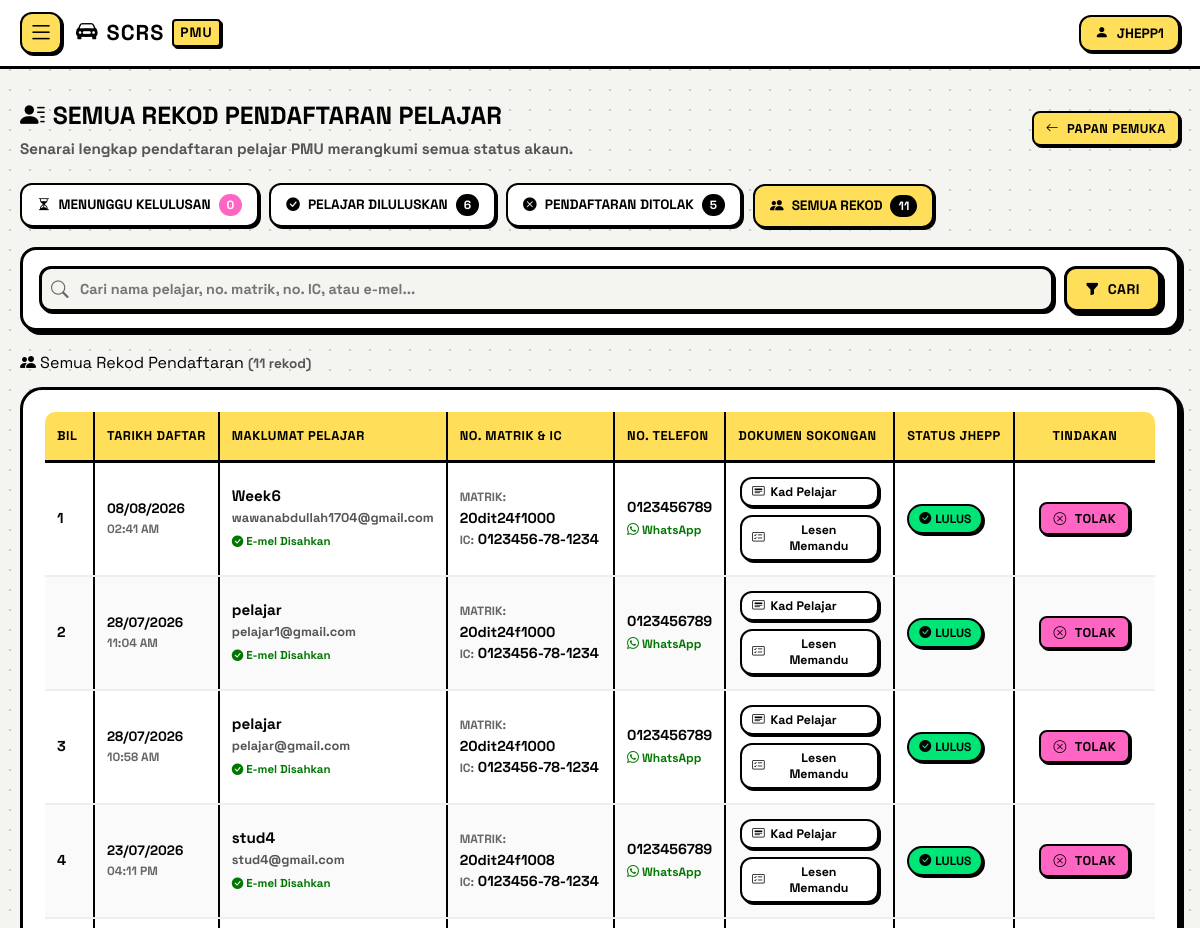
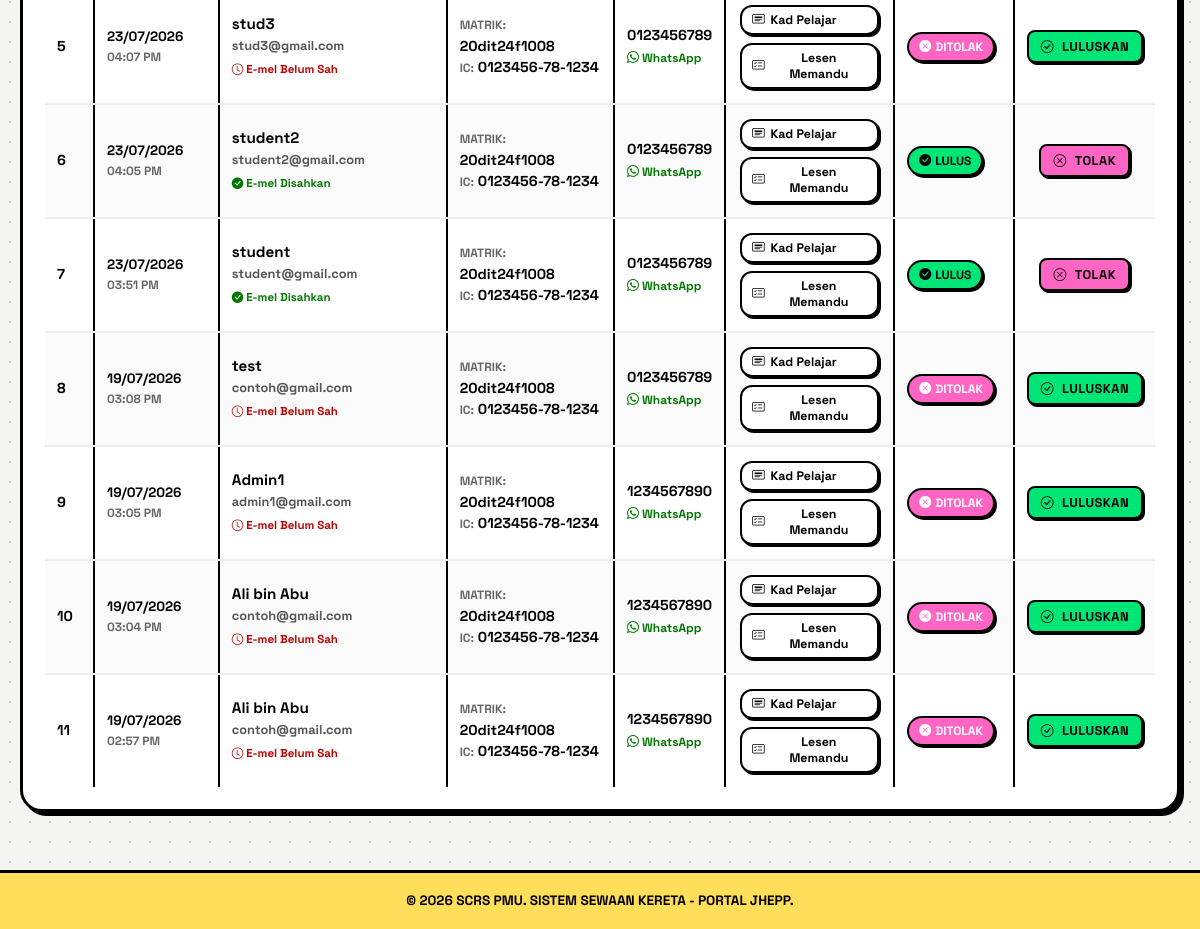
The page /senarai_pendaftaran.php (signed in) on the database its author committed (2 pictures, top to bottom).
### tables this page shows
CREATE TABLE `students` (
  `id` int(11) NOT NULL AUTO_INCREMENT,
  `username` varchar(50) NOT NULL,
  `email` varchar(100) NOT NULL,
  `full_name` varchar(150) NOT NULL,
  `phone_no` varchar(20) NOT NULL,
  `no_ic` varchar(15) NOT NULL,
  `no_pendaftaran` varchar(20) NOT NULL,
  `password` varchar(255) NOT NULL,
  `student_id_file` varchar(255) NOT NULL,
  `driving_license_file` varchar(255) NOT NULL,
  `created_at` timestamp NOT NULL DEFAULT current_timestamp(),
  `status` enum('pending','approved','rejected') DEFAULT 'pending',
  `email_verified` tinyint(1) DEFAULT 0,
  `verification_token` varchar(255) DEFAULT NULL,
  `profile_picture` varchar(255) DEFAULT NULL,
  PRIMARY KEY (`id`)
);

### senarai_pendaftaran.php (the view, shortened to what this page needs)
<?php
require 'db.php';
$jhepp_username = $_SESSION['username'] ?? 'JHEPP';
$search = trim($_GET['search'] ?? '');
$count_pending = $conn->query("SELECT COUNT(*) AS total FROM students WHERE status = 'pending' AND email_verified = 1")->fetch_assoc()['total'] ?? 0;
$count_approved = $conn->query("SELECT COUNT(*) AS total FROM students WHERE status = 'approved'")->fetch_assoc()['total'] ?? 0;
$count_rejected = $conn->query("SELECT COUNT(*) AS total FROM students WHERE status = 'rejected'")->fetch_assoc()['total'] ?? 0;
$count_all = $conn->query("SELECT COUNT(*) AS total FROM students")->fetch_assoc()['total'] ?? 0;
$params = [];
$types = "";
$sql_all = "SELECT * FROM students";
$sql_all .= " ORDER BY created_at DESC, id DESC";
if (!empty($params)) {
    $stmt_all = $conn->prepare($sql_all);
    $stmt_all->bind_param($types, ...$params);
    $stmt_all->execute();
    $result_students = $stmt_all->get_result();
} else {
    $result_students = $conn->query($sql_all);
}
?>
<!DOCTYPE html>
<html lang="ms">
<head>
    <link rel="stylesheet" href="https://cdn.jsdelivr.net/npm/bootstrap-icons@1.10.5/font/bootstrap-icons.css">
    <link rel="stylesheet" href="neo-style.css">
</head>
<body>
    <header class="neo-navbar">
        <div class="neo-nav-left">
            <button class="menu-toggle-btn" id="open-sidebar" aria-label="Buka Menu"><i class="bi bi-list"></i></button>
            <a href="jhepp_dashboard.php" class="neo-brand"><i class="bi bi-car-front-fill me-1"></i>SCRS <span>PMU</span></a>
        </div>
        <div class="nav-right-actions">
            <div class="profile-container">
                <button class="profile-btn" id="profile-toggle">
                    <i class="bi bi-person-fill fs-5"></i>
                    <span><?php echo htmlspecialchars($jhepp_username); ?></span>
                </button>
            </div>
        </div>
    </header>
    <main class="main-content">
        <div class="page-header-area">
            <div>
                <h1 class="page-title"><i class="bi bi-person-lines-fill text-primary"></i> Semua Rekod Pendaftaran Pelajar</h1>
                <p class="page-subtitle">Senarai lengkap pendaftaran pelajar PMU merangkumi semua status akaun.</p>
            </div>
            <a href="jhepp_dashboard.php" class="neo-btn btn-sm btn-yellow">
                <i class="bi bi-arrow-left"></i> Papan Pemuka
            </a>
        </div>
        <div class="tabs-nav">
            <a href="jhepp_pending.php" class="tab-btn">
                <i class="bi bi-hourglass-split"></i> Menunggu Kelulusan
                <span class="tab-badge" style="background: var(--pink);"><?php echo $count_pending; ?></span>
            </a>
            <a href="jhepp_approved.php" class="tab-btn">
                <i class="bi bi-check-circle-fill"></i> Pelajar Diluluskan
                <span class="tab-badge"><?php echo $count_approved; ?></span>
            </a>
            <a href="jhepp_rejected.php" class="tab-btn">
                <i class="bi bi-x-circle-fill"></i> Pendaftaran Ditolak
                <span class="tab-badge"><?php echo $count_rejected; ?></span>
            </a>
            <a href="senarai_pendaftaran.php" class="tab-btn active">
                <i class="bi bi-people-fill"></i> Semua Rekod
                <span class="tab-badge"><?php echo $count_all; ?></span>
            </a>
        </div>
        <div class="filter-card">
            <form action="senarai_pendaftaran.php" method="GET" class="search-form">
                <div class="search-input-wrapper">
                    <i class="bi bi-search search-icon"></i>
                    <input type="text" name="search" placeholder="Cari nama pelajar, no. matrik, no. IC, atau e-mel..." value="<?php echo htmlspecialchars($search); ?>">
                </div>
                <button type="submit" class="neo-btn btn-yellow" style="padding: 10px 18px;">
                    <i class="bi bi-funnel-fill"></i> Cari
                </button>
            </form>
        </div>
        <div class="section-title" style="margin-bottom: 12px;">
            <i class="bi bi-people-fill me-1 text-primary"></i> Semua Rekod Pendaftaran
            <span style="font-size: 0.85rem; color: #555; font-weight: 700;">(<?php echo ($result_students ? $result_students->num_rows : 0); ?> rekod)</span>
        </div>
        <div class="table-card">
            <div class="table-responsive">
                <table>
                    <thead>
                        <tr>
                            <th style="width: 50px;">Bil</th>
                            <th>Tarikh Daftar</th>
                            <th>Maklumat Pelajar</th>
                            <th>No. Matrik & IC</th>
                            <th>No. Telefon</th>
                            <th>Dokumen Sokongan</th>
                            <th>Status JHEPP</th>
                            <th style="text-align: center; min-width: 140px;">Tindakan</th>
                        </tr>
                    </thead>
                    <tbody>
                        <?php if ($result_students && $result_students->num_rows > 0): ?>
                            <?php $bil = 1; ?>
                            <?php while ($row = $result_students->fetch_assoc()): ?>
                                <tr>
                                    <td><?php echo $bil++; ?></td>
                                    <td>
                                        <div style="font-weight: 800; font-size: 0.85rem;"><?php echo date('d/m/Y', strtotime($row['created_at'])); ?></div>
                                        <div style="font-size: 0.75rem; color: #666;"><?php echo date('h:i A', strtotime($row['created_at'])); ?></div>
                                    </td>
                                    <td>
                                        <div style="font-size: 0.95rem; font-weight: 900; color: var(--black);"><?php echo htmlspecialchars($row['full_name']); ?></div>
                                        <div style="font-size: 0.8rem; color: #555;"><?php echo htmlspecialchars($row['email']); ?></div>
                                        <div style="margin-top: 3px;">
                                            <?php if (!empty($row['email_verified']) && $row['email_verified'] == 1): ?>
                                                <span style="color: #007700; font-size: 0.72rem; font-weight: 900;"><i class="bi bi-check-circle-fill"></i> E-mel Disahkan</span>
                                            <?php else: ?>
                                                <span style="color: #b00; font-size: 0.72rem; font-weight: 900;"><i class="bi bi-clock"></i> E-mel Belum Sah</span>
                                            <?php endif; ?>
                                        </div>
                                    </td>
                                    <td>
                                        <div><span style="font-size: 0.75rem; color: #666;">MATRIK:</span> <strong><?php echo htmlspecialchars($row['no_pendaftaran']); ?></strong></div>
                                        <div><span style="font-size: 0.75rem; color: #666;">IC:</span> <strong><?php echo htmlspecialchars($row['no_ic']); ?></strong></div>
                                    </td>
                                    <td>
                                        <div><strong><?php echo htmlspecialchars($row['phone_no']); ?></strong></div>
                                        <?php
                                            $clean_phone = preg_replace('/[^0-9]/', '', $row['phone_no']);
                                            if (substr($clean_phone, 0, 1) === '0') {
                                                $wa_phone = '60' . substr($clean_phone, 1);
                                            } else {
                                                $wa_phone = $clean_phone;
                                            }
                                        ?>
                                        <?php if (!empty($clean_phone)): ?>
                                            <a href="https://wa.me/<?php echo $wa_phone; ?>" target="_blank" style="font-size: 0.75rem; color: #007700; font-weight: 800; text-decoration: none;">
                                                <i class="bi bi-whatsapp"></i> WhatsApp
                                            </a>
                                        <?php endif; ?>
                                    </td>
                                    <td>
                                        <div style="display: flex; flex-direction: column; gap: 4px;">
                                            <?php if (!empty($row['student_id_file'])): ?>
                                                <button type="button" class="doc-btn" onclick="viewDocument('<?php echo htmlspecialchars($row['student_id_file']); ?>', 'Kad Pelajar (Matrik) - <?php echo htmlspecialchars(addslashes($row['full_name'])); ?>')">
                                                    <i class="bi bi-card-heading text-primary"></i> Kad Pelajar
                                                </button>
                                            <?php endif; ?>
                                            <?php if (!empty($row['driving_license_file'])): ?>
                                                <button type="button" class="doc-btn" onclick="viewDocument('<?php echo htmlspecialchars($row['driving_license_file']); ?>', 'Lesen Memandu - <?php echo htmlspecialchars(addslashes($row['full_name'])); ?>')">
                                                    <i class="bi bi-card-checklist text-success"></i> Lesen Memandu
                                                </button>
                                            <?php endif; ?>
                                        </div>
                                    </td>
                                    <td>
                                        <?php if ($row['status'] === 'approved'): ?>
                                            <span class="badge-status badge-approved"><i class="bi bi-check-circle-fill"></i> Lulus</span>
                                        <?php elseif ($row['status'] === 'rejected'): ?>
                                            <span class="badge-status badge-rejected"><i class="bi bi-x-circle-fill"></i> Ditolak</span>
                                        <?php else: ?>
                                            <span class="badge-status badge-pending"><i class="bi bi-hourglass-split"></i> Pending</span>
                                        <?php endif; ?>
                                    </td>
                                    <td style="text-align: center;">
                                        <?php if ($row['status'] === 'pending'): ?>
                                            <div class="action-btn-group" style="justify-content: center;">
                                                <button type="button" class="neo-btn btn-sm btn-green" onclick="confirmAction(<?php echo $row['id']; ?>, '<?php echo htmlspecialchars(addslashes($row['full_name'])); ?>', 'approve')">
                                                    <i class="bi bi-check-lg"></i> Lulus
                                                </button>
                                                <button type="button" class="neo-btn btn-sm btn-pink" onclick="confirmAction(<?php echo $row['id']; ?>, '<?php echo htmlspecialchars(addslashes($row['full_name'])); ?>', 'reject')">
                                                    <i class="bi bi-x-lg"></i> Tolak
                                                </button>
                                            </div>
                                        <?php elseif ($row['status'] === 'approved'): ?>
                                            <button type="button" class="neo-btn btn-sm btn-pink" onclick="confirmAction(<?php echo $row['id']; ?>, '<?php echo htmlspecialchars(addslashes($row['full_name'])); ?>', 'reject')" title="Batalkan kelulusan">
                                                <i class="bi bi-x-circle me-1"></i> Tolak
                                            </button>
                                        <?php else: ?>
                                            <button type="button" class="neo-btn btn-sm btn-green" onclick="confirmAction(<?php echo $row['id']; ?>, '<?php echo htmlspecialchars(addslashes($row['full_name'])); ?>', 'approve')" title="Luluskan semula">
                                                <i class="bi bi-check-circle me-1"></i> Luluskan
                                            </button>
                                        <?php endif; ?>
                                    </td>
                                </tr>
                            <?php endwhile; ?>
                        <?php endif; ?>
                    </tbody>
                </table>
            </div>
        </div>
    </main>
    <footer>
        &copy; <?php echo date("Y"); ?> SCRS PMU. SISTEM SEWAAN KERETA - PORTAL JHEPP.
    </footer>
</body>
</html>

### rows shown on the page
students: created_at "08/08/2026", created_at "02:41 AM", full_name "Week6", email "wawanabdullah1704@gmail.com", email_verified 1 (drawn), no_pendaftaran "20dit24f1000", no_ic "0123456-78-1234", phone_no "0123456789", status "approved" (drawn)
students: created_at "28/07/2026", created_at "11:04 AM", full_name "pelajar", email "pelajar1@gmail.com", email_verified 1 (drawn), no_pendaftaran "20dit24f1000", no_ic "0123456-78-1234", phone_no "0123456789", status "approved" (drawn)
students: created_at "28/07/2026", created_at "10:58 AM", full_name "pelajar", email "pelajar@gmail.com", email_verified 1 (drawn), no_pendaftaran "20dit24f1000", no_ic "0123456-78-1234", phone_no "0123456789", status "approved" (drawn)
students: created_at "23/07/2026", created_at "04:11 PM", full_name "stud4", email "stud4@gmail.com", email_verified 1 (drawn), no_pendaftaran "20dit24f1008", no_ic "0123456-78-1234", phone_no "0123456789", status "approved" (drawn)
students: created_at "23/07/2026", created_at "04:07 PM", full_name "stud3", email "stud3@gmail.com", email_verified 0 (drawn), no_pendaftaran "20dit24f1008", no_ic "0123456-78-1234", phone_no "0123456789", status "rejected" (drawn)
students: created_at "23/07/2026", created_at "04:05 PM", full_name "student2", email "student2@gmail.com", email_verified 1 (drawn), no_pendaftaran "20dit24f1008", no_ic "0123456-78-1234", phone_no "0123456789", status "approved" (drawn)
students: created_at "23/07/2026", created_at "03:51 PM", full_name "student", email "student@gmail.com", email_verified 1 (drawn), no_pendaftaran "20dit24f1008", no_ic "0123456-78-1234", phone_no "0123456789", status "approved" (drawn)
students: created_at "19/07/2026", created_at "03:08 PM", full_name "test", email "contoh@gmail.com", email_verified 0 (drawn), no_pendaftaran "20dit24f1008", no_ic "0123456-78-1234", phone_no "0123456789", status "rejected" (drawn)
students: created_at "19/07/2026", created_at "03:05 PM", full_name "Admin1", email "admin1@gmail.com", email_verified 0 (drawn), no_pendaftaran "20dit24f1008", no_ic "0123456-78-1234", phone_no "1234567890", status "rejected" (drawn)
students: created_at "19/07/2026", created_at "03:04 PM", full_name "Ali bin Abu", email "contoh@gmail.com", email_verified 0 (drawn), no_pendaftaran "20dit24f1008", no_ic "0123456-78-1234", phone_no "1234567890", status "rejected" (drawn)
students: created_at "19/07/2026", created_at "02:57 PM", full_name "Ali bin Abu", email "contoh@gmail.com", email_verified 0 (drawn), no_pendaftaran "20dit24f1008", no_ic "0123456-78-1234", phone_no "1234567890", status "rejected" (drawn)

### other values the page prints
$jhepp_username "JHEPP1"
$count_pending "0"
$count_approved "6"
$count_rejected "5"
$count_all "11"
$result_students->num_rows "11"
